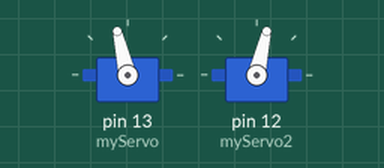
The sketch below on a simulated Arduino Uno, built with avr-gcc and run on an emulated ATmega328P. Shown: 2 × servo.

Above: at 2.4 s.
At 3.6 s:
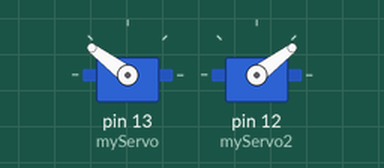
At 4.8 s:
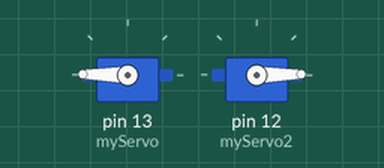
At 7.5 s:
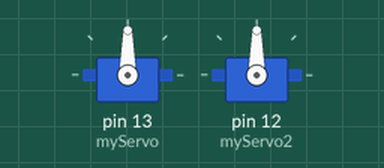
Timing chart, 0 to 9.0 s (numbered marks = the images above):
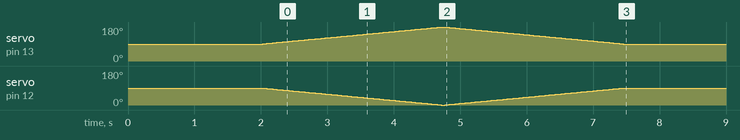

The sketch:

simple_servo_test.ino
```cpp
#include <Servo.h>

Servo myServo;  // Create a servo object
Servo myServo2;  // Create a servo object

void setup() {
  myServo.attach(13);  // Connect servo signal wire to pin 9
  myServo2.attach(12);  // Connect servo signal wire to pin 9
  myServo.write(90);
  myServo2.write(90);
  delay(2000);
  for (int pos = 90; pos <= 180; pos++) {
  myServo.write(pos);
  myServo2.write(180-pos);
  delay(30);  // small delay to smooth motion
  }
  for (int pos = 180; pos >= 90; pos--) {
  myServo.write(pos);
  myServo2.write(180-pos);
  delay(30);  // small delay to smooth motion
  }
}

void loop() {
}
```
